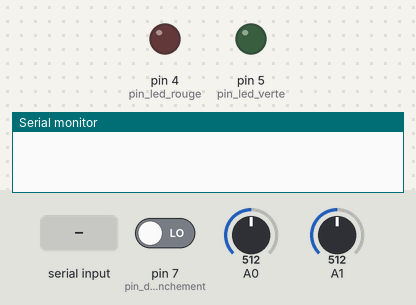
A sketch run on a simulated Arduino Uno, built with avr-gcc and run on an emulated ATmega328P. Shown: output pins drawn as LEDs (lit = HIGH), the last lines printed to the serial monitor. The inputs (shaded band) are chosen by the test bench; at power-on: pin 7 (pin_declenchement) LOW, A0 = 512, A1 = 512.

Above: at 1.2 s.
1.3 s: "charge" received over Serial
At 3.4 s:
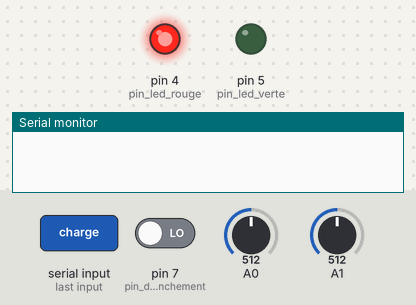
3.8 s: pin 7 (pin_declenchement) driven HIGH
At 4.3 s:
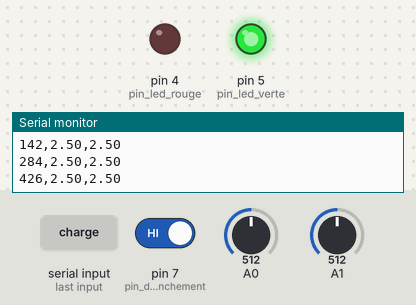
Timing chart, 0 to 11.3 s (numbered marks = the images above; inputs shaded):
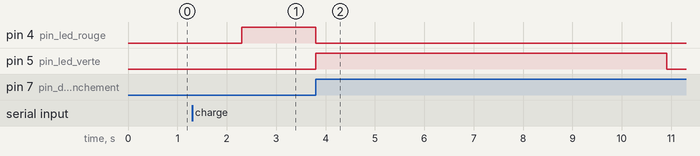

Measured:
- after the input at 1.3 s, pin 4 (pin_led_rouge): LOW → HIGH after 1.0 s
- after the input at 3.8 s, pin 4 (pin_led_rouge): HIGH → LOW at once; pin 5 (pin_led_verte): LOW → HIGH at once, → LOW 7.1 s later

The sketch:

condo_dec.ino
```cpp
/* charge d'un condensateur par réception de commandes envoyées par la bibiothèque pduino.py
 * montage: - un condensateur en série avec une résistance relié au +5V par l'intermédiare d'un bouton
 *            constante de temps d'environ 1,1 s avec les valeurs par défaut
 *          - circuit de déclenchement sur pin 7
 *          - pour la visualisation : - une led rouge (en série avec une résistance de 220 ohms) sur le pin 4
 *                                    - une led verte (en série avec une résistance de 220 ohms) sur le pin 5
                                   GND
                   Pin 7                 --+--               Pin 4   Pin 5
                     |    +----------+     |       GND         |       |
                     +----+ 100 k    +-----+       --+--      +++     +++
                     |    +----------+               |        | |     | |
       bouton        |                               |        | |     | |
          ++         |                        | |    |        +++     +++
         -++-        |  +----------+          | |    |         |       |
+5V  ----    ------+-+--+   R      +---+----+-+ +----+       --+--   --+--
                   |    +----------+   |    | | |C           \   /   \   /
                   |                   |    | | |             \ /     \ /
                   |                   |    |                 -+-     -+-
                   |                   |    |       ++         |       |
                   v                   v    |      -++-        |       |
                    A1                  A0  +------    --------+-     -+-
                                                  bouton      GND     GND
 * la tension aux bornes du condensateur est mesurée sur A0
 * la tension aux bornes du générateur est mesurée sur A1
 * les deux tensions sont renvoyées sous forme de float de 0 à 5,0 V
 * commande acceptée: charge
 */

#define TEMPS 7000
#define N_PTS 50

unsigned long t_total = TEMPS;
const int pin_declenchement = 7;
// les leds permet de visualiser l'attente de declenchement et la charge
const int pin_led_verte = 5;
const int pin_led_rouge = 4;


void setup() {
    pinMode(pin_declenchement, INPUT);
    pinMode(pin_led_verte, OUTPUT);
    pinMode(pin_led_rouge, OUTPUT);
    Serial.begin(9600);
    delay(1);
}

void mesures() {
  float uc = 0;
  float E = 0;
  unsigned long dt = t_total / (N_PTS - 1); //en ms
  unsigned long temps;
  // Attente de déclenchement
  bool ok = true;
  digitalWrite(pin_led_verte, LOW);
  digitalWrite(pin_led_rouge, HIGH);
  while (ok and (digitalRead(pin_declenchement)==LOW)) {
    /*
    String chaine = lit_chaine();
    if (chaine =="stop") {
      ok = false;
      digitalWrite(pin_led_rouge, LOW);
    }
    */
  }
  if (ok) {
    // declenchement ok - le condensateur se charge
    digitalWrite(pin_led_verte, HIGH);
    digitalWrite(pin_led_rouge, LOW);
    unsigned long temps_depart = millis();
    unsigned long t = temps_depart;
    while (millis() - temps_depart <= t_total) {
    temps = (millis() - temps_depart);
      uc = analogRead(A0)*5.0/1024;
      E = analogRead(A1)*5.0/1024;
      Serial.println(String(temps)+","+String(E)+","+String(uc));
      //un delai personnalisé pour optimiser la mesure du temps
      while ((millis() - temps_depart) - temps < dt) {}
    }
    digitalWrite(pin_led_verte, LOW);
  }
}

void loop() {
  if (Serial.available()) {
    String chaine = Serial.readString();
    if (chaine=="charge") {
      mesures();
      Serial.println("end");
    }
    else if (chaine!="") {
      Serial.println("commande non reconnue");
    }
  }
}
```
